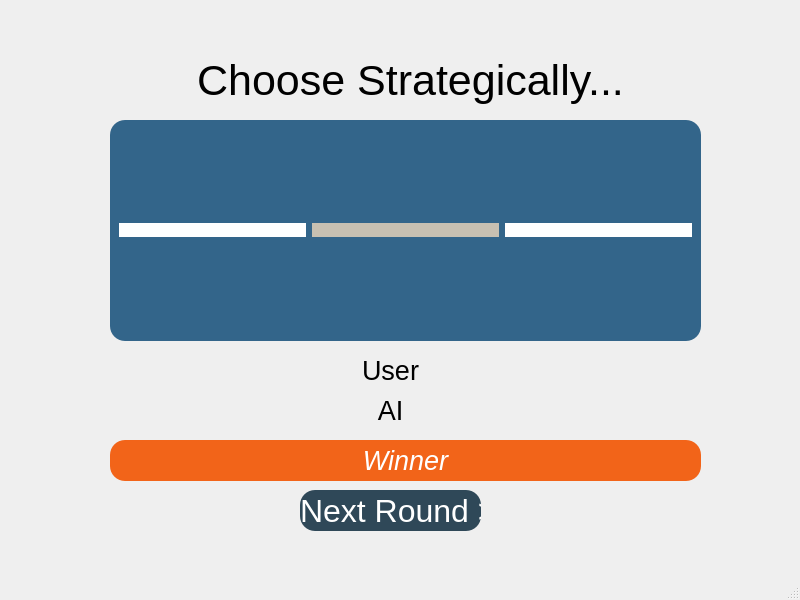
<?xml version="1.0" encoding="UTF-8"?>
<ui version="4.0">
 <class>MainWindow</class>
 <widget class="QMainWindow" name="MainWindow">
  <property name="geometry">
   <rect>
    <x>0</x>
    <y>0</y>
    <width>800</width>
    <height>600</height>
   </rect>
  </property>
  <property name="windowTitle">
   <string>MainWindow</string>
  </property>
  <widget class="QWidget" name="centralwidget">
   <widget class="QFrame" name="horizontalFrame">
    <property name="geometry">
     <rect>
      <x>110</x>
      <y>120</y>
      <width>591</width>
      <height>221</height>
     </rect>
    </property>
    <property name="styleSheet">
     <string notr="true">background-color: #33658A;
padding: 1em;
border-radius: 15px;
</string>
    </property>
    <layout class="QHBoxLayout" name="horizontalLayout">
     <item>
      <widget class="QPushButton" name="playBtn_2">
       <property name="font">
        <font>
         <family>Segoe UI</family>
        </font>
       </property>
       <property name="cursor">
        <cursorShape>PointingHandCursor</cursorShape>
       </property>
       <property name="styleSheet">
        <string notr="true">background-color: white;</string>
       </property>
       <property name="text">
        <string/>
       </property>
       <property name="icon">
        <iconset>
         <normaloff>assets/rock.jpg</normaloff>assets/rock.jpg</iconset>
       </property>
       <property name="iconSize">
        <size>
         <width>250</width>
         <height>250</height>
        </size>
       </property>
      </widget>
     </item>
     <item>
      <widget class="QPushButton" name="playBtn_3">
       <property name="font">
        <font>
         <family>Segoe UI</family>
        </font>
       </property>
       <property name="cursor">
        <cursorShape>PointingHandCursor</cursorShape>
       </property>
       <property name="styleSheet">
        <string notr="true">background-color: #c7c0b2;</string>
       </property>
       <property name="text">
        <string/>
       </property>
       <property name="icon">
        <iconset>
         <normaloff>assets/paper.jpg</normaloff>assets/paper.jpg</iconset>
       </property>
       <property name="iconSize">
        <size>
         <width>250</width>
         <height>250</height>
        </size>
       </property>
      </widget>
     </item>
     <item>
      <widget class="QPushButton" name="playBtn_4">
       <property name="font">
        <font>
         <family>Segoe UI</family>
        </font>
       </property>
       <property name="cursor">
        <cursorShape>PointingHandCursor</cursorShape>
       </property>
       <property name="autoFillBackground">
        <bool>false</bool>
       </property>
       <property name="styleSheet">
        <string notr="true">border-radius: 15px; overflow: hidden;
background-color: white;</string>
       </property>
       <property name="text">
        <string/>
       </property>
       <property name="icon">
        <iconset>
         <normaloff>assets/scissors.jpg</normaloff>assets/scissors.jpg</iconset>
       </property>
       <property name="iconSize">
        <size>
         <width>200</width>
         <height>200</height>
        </size>
       </property>
      </widget>
     </item>
    </layout>
   </widget>
   <widget class="QLabel" name="label">
    <property name="geometry">
     <rect>
      <x>180</x>
      <y>50</y>
      <width>461</width>
      <height>61</height>
     </rect>
    </property>
    <property name="font">
     <font>
      <pointsize>32</pointsize>
     </font>
    </property>
    <property name="styleSheet">
     <string notr="true"/>
    </property>
    <property name="text">
     <string>Choose Strategically...</string>
    </property>
    <property name="textFormat">
     <enum>Qt::PlainText</enum>
    </property>
    <property name="pixmap">
     <pixmap>assets/plank_bg.jpg</pixmap>
    </property>
    <property name="scaledContents">
     <bool>false</bool>
    </property>
    <property name="alignment">
     <set>Qt::AlignCenter</set>
    </property>
   </widget>
   <widget class="QPushButton" name="nextRoundBtn">
    <property name="geometry">
     <rect>
      <x>300</x>
      <y>490</y>
      <width>181</width>
      <height>41</height>
     </rect>
    </property>
    <property name="styleSheet">
     <string notr="true">font-size: 32px;
color: white;
background-color: #2F4858;
border-radius: 15px;
text-align: left;</string>
    </property>
    <property name="text">
     <string>Next Round &gt;</string>
    </property>
   </widget>
   <widget class="QLabel" name="userDisplay">
    <property name="geometry">
     <rect>
      <x>310</x>
      <y>350</y>
      <width>161</width>
      <height>41</height>
     </rect>
    </property>
    <property name="font">
     <font>
      <pointsize>20</pointsize>
     </font>
    </property>
    <property name="text">
     <string>User</string>
    </property>
    <property name="alignment">
     <set>Qt::AlignCenter</set>
    </property>
   </widget>
   <widget class="QLabel" name="aiDisplay">
    <property name="geometry">
     <rect>
      <x>310</x>
      <y>390</y>
      <width>161</width>
      <height>41</height>
     </rect>
    </property>
    <property name="font">
     <font>
      <pointsize>20</pointsize>
     </font>
    </property>
    <property name="text">
     <string>AI</string>
    </property>
    <property name="alignment">
     <set>Qt::AlignCenter</set>
    </property>
   </widget>
   <widget class="QLabel" name="winnerLabel">
    <property name="geometry">
     <rect>
      <x>110</x>
      <y>440</y>
      <width>591</width>
      <height>41</height>
     </rect>
    </property>
    <property name="font">
     <font>
      <pointsize>20</pointsize>
      <italic>true</italic>
     </font>
    </property>
    <property name="styleSheet">
     <string notr="true">color: white;
border-radius: 15px;
background-color:  #F26419;</string>
    </property>
    <property name="text">
     <string>Winner</string>
    </property>
    <property name="alignment">
     <set>Qt::AlignCenter</set>
    </property>
   </widget>
  </widget>
  <widget class="QMenuBar" name="menubar">
   <property name="geometry">
    <rect>
     <x>0</x>
     <y>0</y>
     <width>800</width>
     <height>22</height>
    </rect>
   </property>
  </widget>
  <widget class="QStatusBar" name="statusbar"/>
 </widget>
 <resources/>
 <connections/>
</ui>
